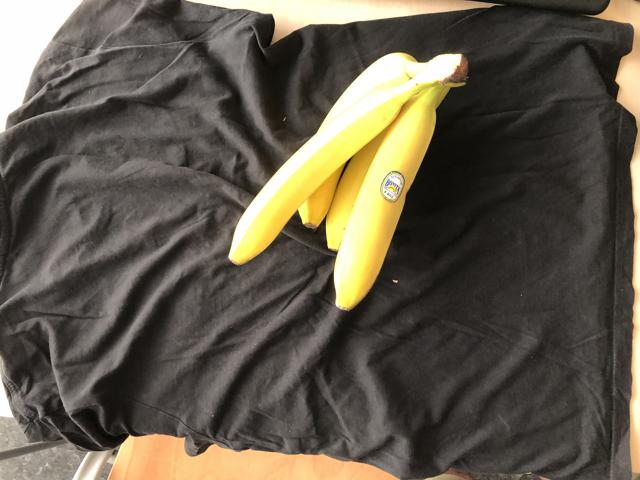
#> input picture Teams/banana/dataset/images/train/IMG_2991.JPG, 640 x 480 px; its folder holds only this picture in this run
$ python 3c_opencv_hsv_mask_single_color_circle.py
#> lines starting #> are read from the running program, lines starting #| are printed output that depends on the picture; after the words box and inside, x2 and y2 are one past the last pixel; in counts of white or black regions, pixels touching at a corner belong together
import cv2
import numpy as np
import os
import glob

image_dir = '/home/stefziv/Documents/ADOS/ADOS_2024_FORK/Teams/smeće_plast_čep/dataset/images/train/'

image_paths = glob.glob(os.path.join(image_dir, '*.*'))

lower_red = np.array([36, 50, 70])
upper_red = np.array([89, 255, 255])

for image_path in image_paths:

    image = cv2.imread(image_path)
#> image is the input picture: shape (480, 640, 3); mean B, G, R 75.8, 89.8, 96.9
    if image is None:
        print(f"Failed to load image {image_path}")
        continue

    image_grayscale = cv2.cvtColor(image, cv2.COLOR_BGR2GRAY)
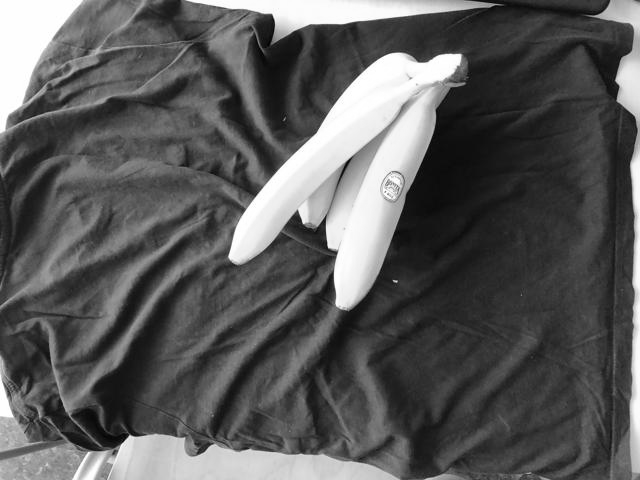
#> image_grayscale: shape (480, 640); min 1, max 255, mean 90.3

    image_blur = cv2.medianBlur(image_grayscale, 5)


    circles = cv2.HoughCircles(image_blur, cv2.HOUGH_GRADIENT, 1, image.shape[0]/32, param1=210, param2=42, minRadius=10, maxRadius=300)
#> circles = [[210.5, 337.5, 162.3], [169.5, 146.5, 139.3]]

    circle_mask = np.zeros_like(image_grayscale)

    if circles is not None:
        circles = np.round(circles[0, :]).astype("int")
#> circles = [[210, 338, 162], [170, 146, 139]]
        for (x, y, r) in circles:

            cv2.circle(circle_mask, (x, y), r, 255, thickness=-1)
#> this loop made 2 passes
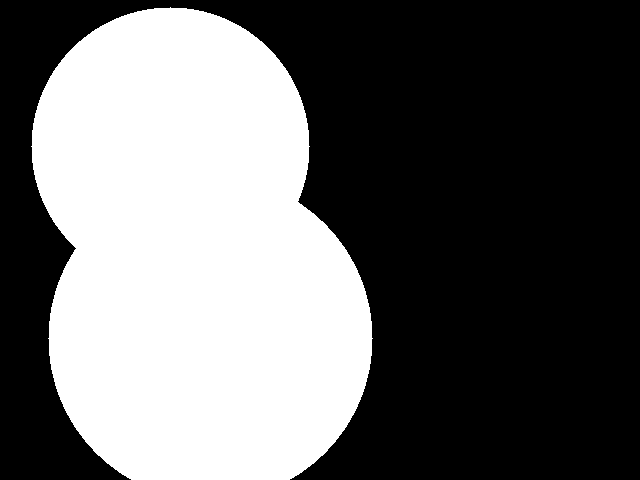
#> circle_mask: shape (480, 640); 40.5% white; 1 white region, box (x1, y1, x2, y2) and area: (31, 7, 373, 480) 124394


    hsv_image = cv2.cvtColor(image, cv2.COLOR_BGR2HSV)
#> hsv_image: shape (480, 640, 3); mean H, S, V 17.4, 47.3, 97


    mask = cv2.inRange(hsv_image, lower_red, upper_red)
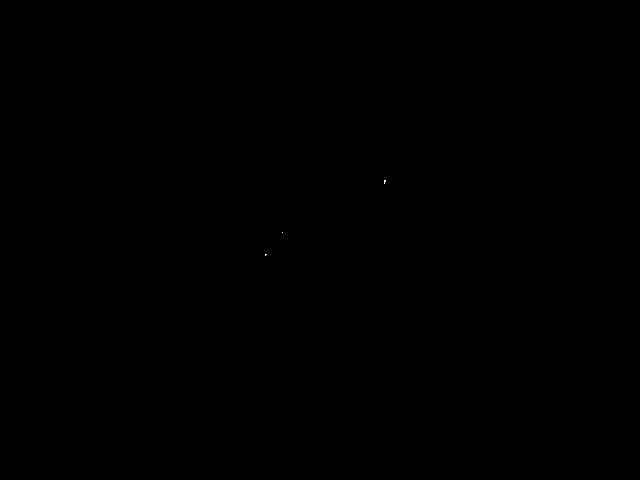
#> mask: shape (480, 640); 0% white in thin lines or dots, all inside (x1, y1, x2, y2) = (265, 180, 386, 256)

    kernel = np.ones((5, 5), np.uint8)
    mask = cv2.morphologyEx(mask, cv2.MORPH_CLOSE, kernel)
    mask = cv2.morphologyEx(mask, cv2.MORPH_OPEN, kernel)
#> mask: shape (480, 640); every value is 0

    mask_final = cv2.bitwise_and(mask, circle_mask)

    num_labels, labels_im = cv2.connectedComponents(mask_final)
#> labels_im: shape (480, 640) int32; every value is 0
#> num_labels = 1

    labels_im = cv2.normalize(labels_im, None, 0, 255, cv2.NORM_MINMAX).astype(np.uint8)

    cv2.imshow('Original Image', image)
    cv2.imshow("Circle Mask", circle_mask)
    cv2.imshow('Mask', mask_final)
    cv2.imshow('Labeled Image', labels_im)
    cv2.waitKey(0)

cv2.destroyAllWindows()

$ run again, on Teams/banana/dataset/images/train/IMG_3121.JPG
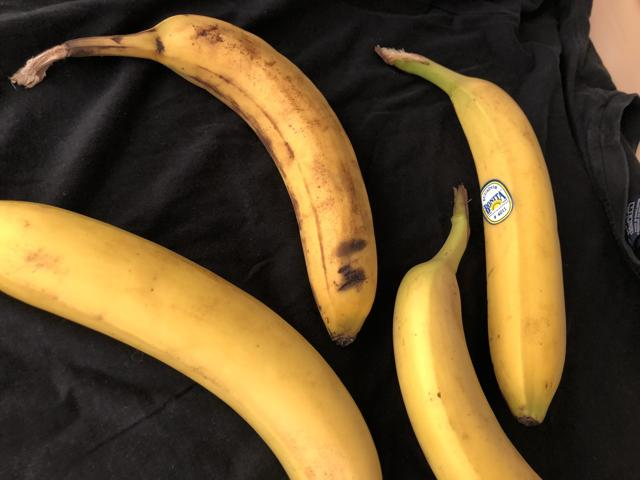
#> input picture Teams/banana/dataset/images/train/IMG_3121.JPG, 640 x 480 px
#> image is the input picture: shape (480, 640, 3); mean B, G, R 44.6, 78.9, 99.8
#> `image_grayscale = cv2.cvtColor(image, cv2.COLOR_BGR2GRAY)`:
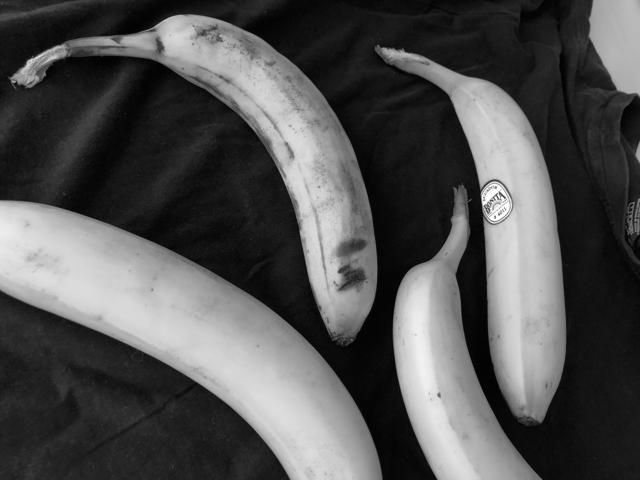
#> image_grayscale: shape (480, 640); min 0, max 255, mean 81.3
#> `circles = cv2.HoughCircles(image_blur, cv2.HOUGH_GRADIENT, 1, image.sh..`: circles = [[102.5, 257.5, 196.6]]
#> `circles = np.round(circles[0, :]).astype("int")`: circles = [[102, 258, 197]]
#> the loop `for (x, y, r) in circles: ` made 1 pass
#> after the loop `for (x, y, r) in circles:`:
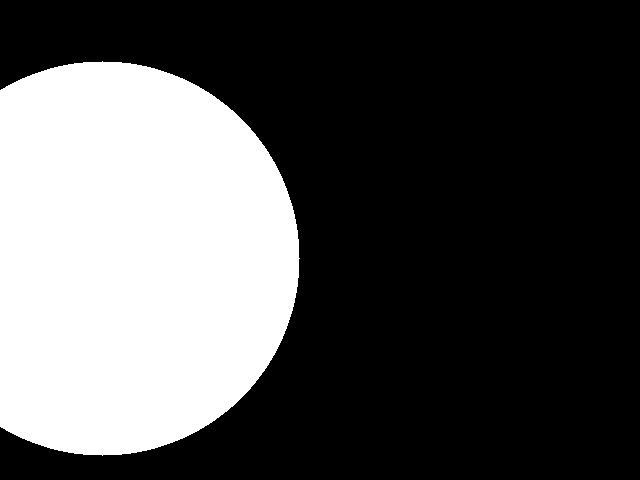
#> circle_mask: shape (480, 640); 32.4% white; 1 white region, box (x1, y1, x2, y2) and area: (0, 61, 300, 456) 99428
#> hsv_image: shape (480, 640, 3); mean H, S, V 28.9, 100.2, 99.9
#> labels_im: shape (480, 640) int32; every value is 0
#> num_labels = 1

$ run again, on Teams/banana/dataset/images/train/IMG_3058.JPG
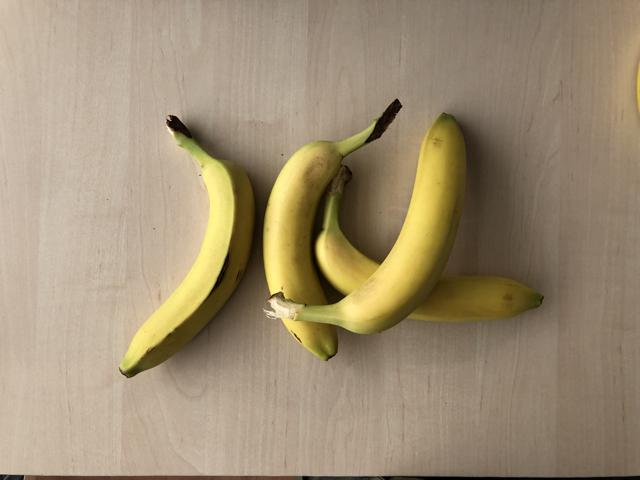
#> input picture Teams/banana/dataset/images/train/IMG_3058.JPG, 640 x 480 px
#> image is the input picture: shape (480, 640, 3); mean B, G, R 115.8, 142.1, 158.7
#> `image_grayscale = cv2.cvtColor(image, cv2.COLOR_BGR2GRAY)`:
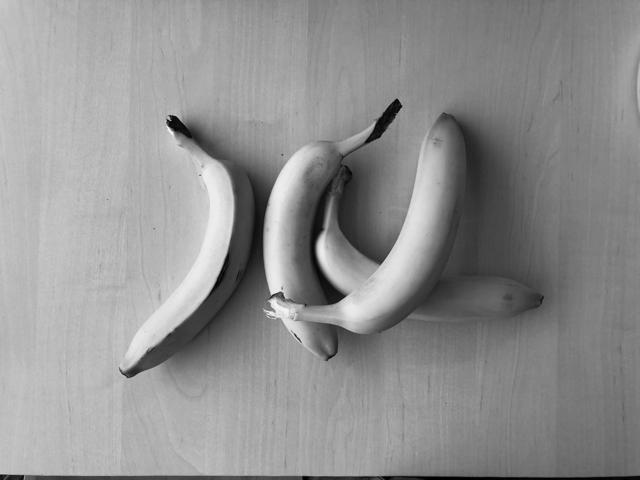
#> image_grayscale: shape (480, 640); min 0, max 248, mean 144
#> circles = None
#> hsv_image: shape (480, 640, 3); mean H, S, V 17.1, 74.7, 158.7
#> labels_im: shape (480, 640) int32; every value is 0
#> num_labels = 1

$ run again, on Teams/banana/dataset/images/train/IMG_3073.JPG
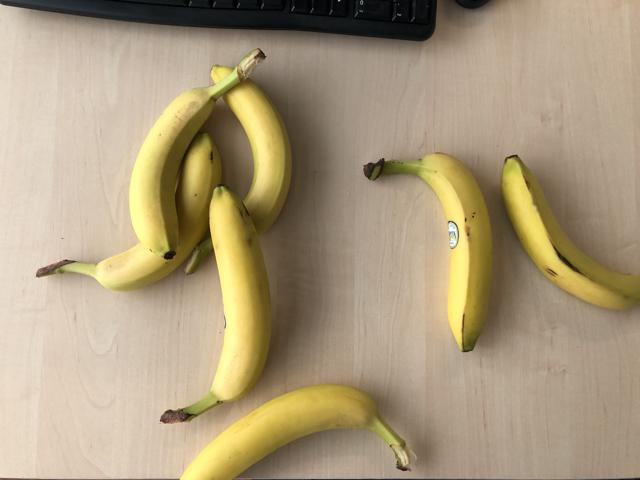
#> input picture Teams/banana/dataset/images/train/IMG_3073.JPG, 640 x 480 px
#> image is the input picture: shape (480, 640, 3); mean B, G, R 124.8, 154.6, 171.1
#> `image_grayscale = cv2.cvtColor(image, cv2.COLOR_BGR2GRAY)`:
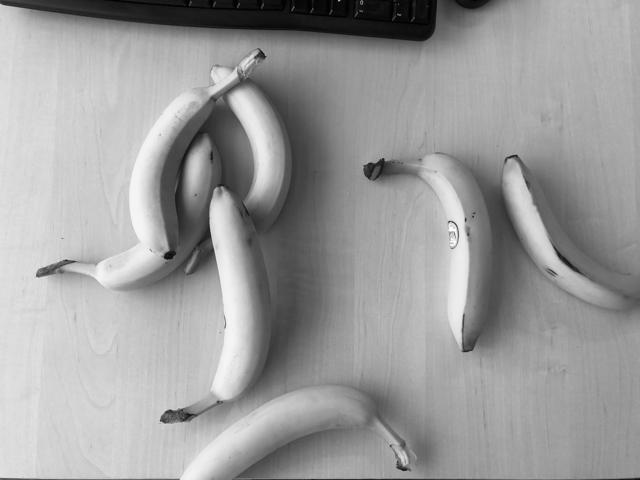
#> image_grayscale: shape (480, 640); min 0, max 255, mean 156.1
#> circles = None
#> hsv_image: shape (480, 640, 3); mean H, S, V 20.4, 73.5, 171.3
#> labels_im: shape (480, 640) int32; every value is 0
#> num_labels = 1

$ run again, on Teams/banana/dataset/images/train/IMG_3115.JPG
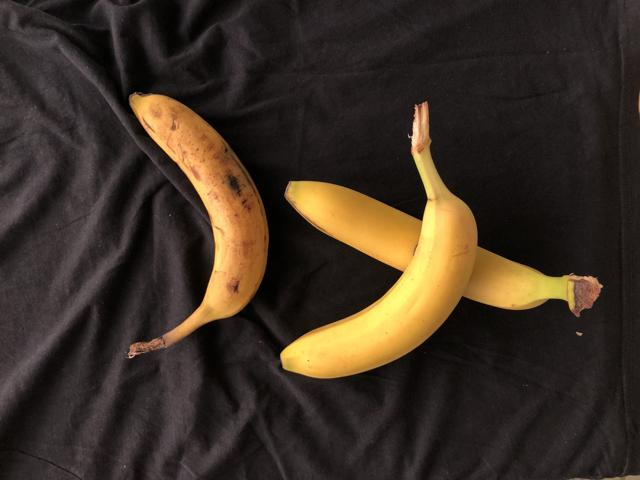
#> input picture Teams/banana/dataset/images/train/IMG_3115.JPG, 640 x 480 px
#> image is the input picture: shape (480, 640, 3); mean B, G, R 36.9, 48.5, 60.4
#> `image_grayscale = cv2.cvtColor(image, cv2.COLOR_BGR2GRAY)`:
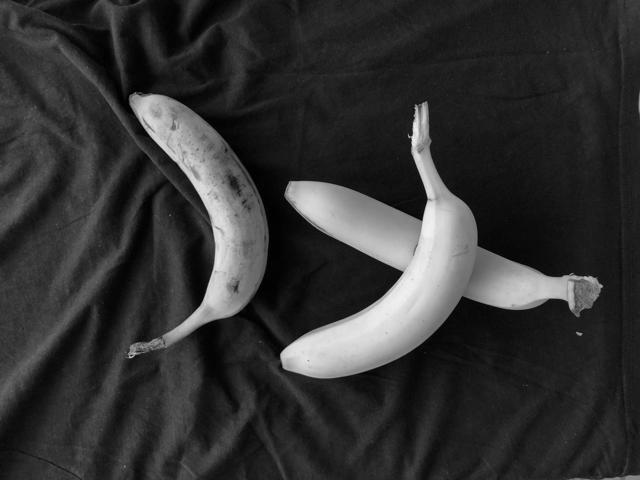
#> image_grayscale: shape (480, 640); min 0, max 243, mean 50.7
#> `circles = cv2.HoughCircles(image_blur, cv2.HOUGH_GRADIENT, 1, image.sh..`: circles = [[310.5, 211.5, 110.7]]
#> `circles = np.round(circles[0, :]).astype("int")`: circles = [[310, 212, 111]]
#> the loop `for (x, y, r) in circles: ` made 1 pass
#> after the loop `for (x, y, r) in circles:`:
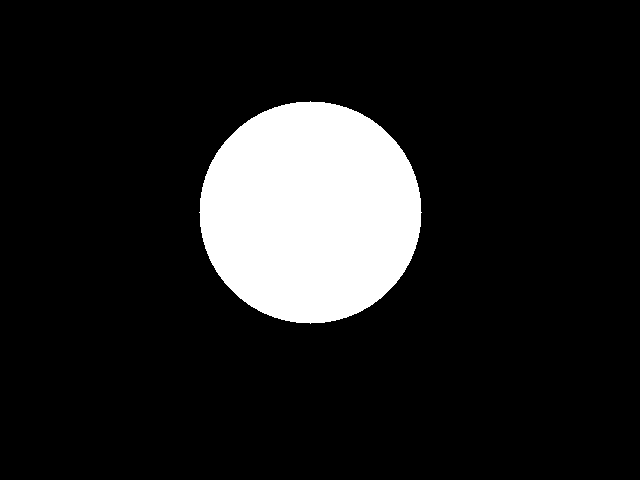
#> circle_mask: shape (480, 640); 12.6% white; 1 white region, box (x1, y1, x2, y2) and area: (199, 101, 422, 324) 38669
#> hsv_image: shape (480, 640, 3); mean H, S, V 33.9, 70, 60.4
#> mask: shape (480, 640); every value is 0
#> labels_im: shape (480, 640) int32; every value is 0
#> num_labels = 1
